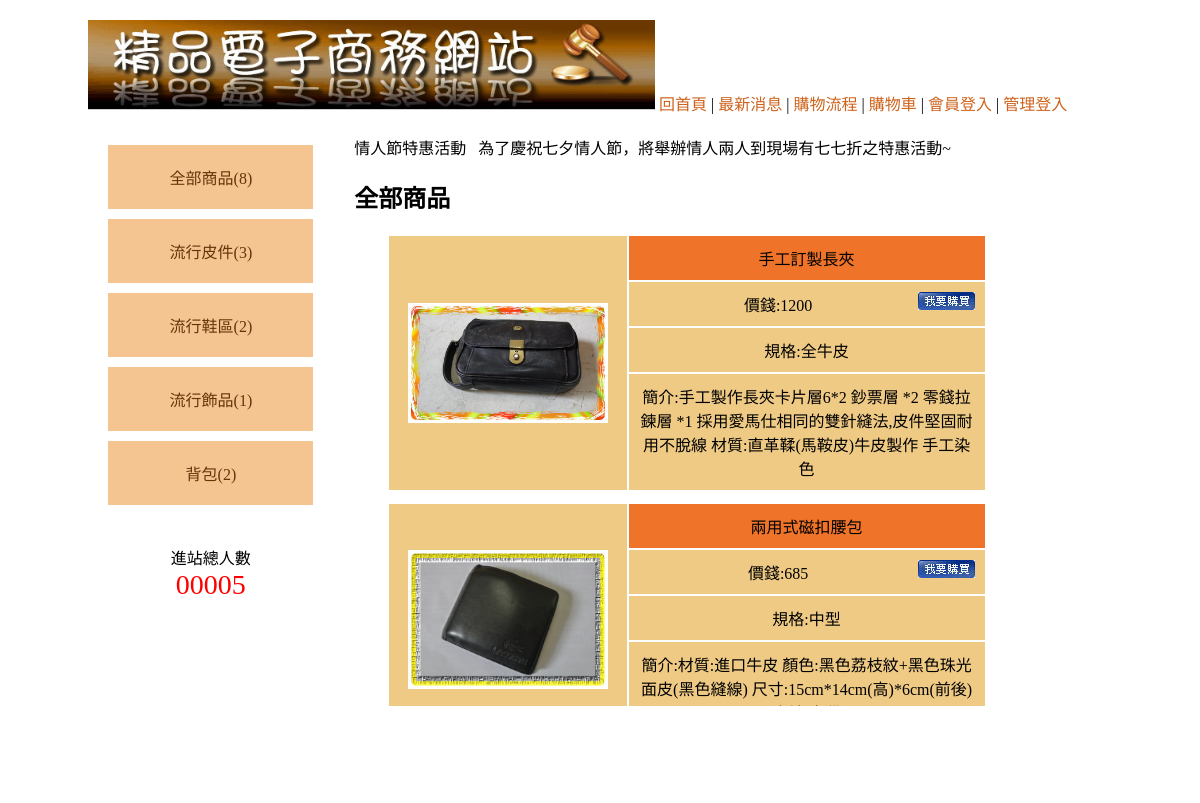
The page /web04_1/index1.php on the database its author committed.
### tables this page shows
CREATE TABLE `p_item` (
  `id` int(11) UNSIGNED NOT NULL,
  `c1` int(11) NOT NULL,
  `c2` int(11) NOT NULL,
  `name` text NOT NULL,
  `type` text NOT NULL,
  `qt` int(11) NOT NULL,
  `price` int(11) NOT NULL,
  `info` text NOT NULL,
  `img` text NOT NULL,
  `sell` int(11) NOT NULL
);

### web04_1/item_list.php (the view, shortened to what this page needs)
<?php
  $title = "";
  if(isset($_GET['c1'])){
    $c1=$_GET['c1'];
    $title .= $cat[$c1-1]['name'];
    $result=$conn->query("select * from p_item where c1={$c1}");
  }else{
    $title .= "全部商品";
    $result=$conn->query("select * from p_item");
  }
  echo "<h2>".$title."</h2>";
  while($row=$result->fetch(PDO::FETCH_ASSOC)){
?>
<table class="all" width="100%" border="0">
  <tr>
    <td rowspan="4" class="pp ct" width="40%">
      <a href="index1.php?do=item_detail&i=<?=$row["id"]?>">
        <img src="assets/<?=$row["img"]?>" width="200"/>
      </a>
    </td>
    <td class="tt ct"><?=$row["name"]?></td>
  </tr>
  <tr>
    <td class="pp ct">
      價錢:<?=$row["price"]?>
      <span style="float:right">
        <img src="assets/0402.jpg" onclick="lof('?do=buycart&i=<?=$row["id"]?>')">
      </span>
    </td>
  </tr>
  <tr>
    <td class="pp ct">規格:<?=$row["type"]?></td>
  </tr>
  <tr>
    <td class="pp ct">簡介:<?=$row["info"]?></td>
  </tr>
</table>
<?php }?>

### web04_1/assets/css.css (style rules this page uses)
body { font-family:"微軟正黑體"; }
.ct { text-align:center; }
.all { width:90%; margin:10px auto 10px auto; }
.all td { min-width:100px; padding:10px; }
.tt { background:#EF7429; }
.pp { background:#EFCA85; }

### rows shown on the page
p_item: img (picture), name "手工訂製長夾", price "1200", type "全牛皮", info "手工製作長夾卡片層6*2 鈔票層 *2 零錢拉鍊層 *1 採用愛馬仕相同的雙針縫法,皮件堅固耐用不脫線 材質:直革鞣(馬鞍皮)牛皮製作 手工染色"
p_item: img (picture), name "兩用式磁扣腰包", price "685", type "中型", info "材質:進口牛皮 顏色:黑色荔枝紋+黑色珠光面皮(黑色縫線) 尺寸:15cm*14cm(高)*6cm(前後)…"

### other values the page prints
$allCount "8"
$cat[$row1['c1']-1]['name'] "流行皮件"
$row1['cc1'] "3"
$cat[$row1['c1']-1]['name'] "流行鞋區"
$row1['cc1'] "2"
$cat[$row1['c1']-1]['name'] "流行飾品"
$row1['cc1'] "1"
$cat[$row1['c1']-1]['name'] "背包"
$title "全部商品"
